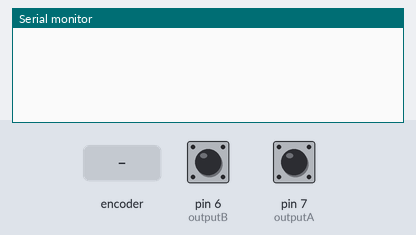
Recording of a sketch running on a simulated Arduino Uno, built with avr-gcc and run on an emulated ATmega328P. Shown: the last lines printed to the serial monitor. The inputs (shaded band) are chosen by the test bench; at power-on: pin 6 (outputB) HIGH, pin 7 (outputA) HIGH.

Above: at 1.2 s.
1.3 s: rotary encoder on pin 7 (outputA) / pin 6 (outputB) turned 1 step (first pin leading)
At 2.6 s:
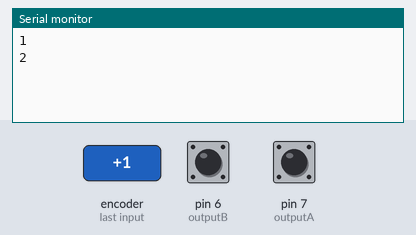
3.0 s: rotary encoder on pin 7 (outputA) / pin 6 (outputB) turned 1 step (first pin leading)
At 3.9 s:
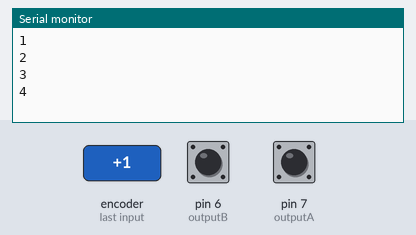
Timing chart, 0 to 6.0 s (numbered marks = the images above; inputs shaded):
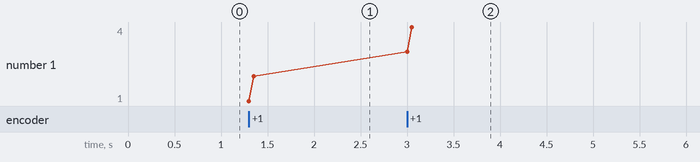

Measured:
- after the input at 1.3 s, the serial monitor: prints a new line at once (image 1)
- after the input at 3.0 s, the serial monitor: prints a new line at once (image 2)
- plotted number 1: 2 → 4 after the input at 3.0 s

The sketch:

Rotary_Encoder.ino
```cpp
#define outputA 7
#define outputB 6

int counter = 0;
int aState;
int aLastState;


void setup() {
  pinMode(outputA, INPUT);
  pinMode(outputB, INPUT);

  Serial.begin(9600);

  aLastState = digitalRead(outputA);
}

void loop() {
  aState = digitalRead(outputA);
  if(aState != aLastState){
    if(digitalRead(outputB) != aState){
      counter++;
    } else{
      counter--;
    }
    Serial.print(counter);
    Serial.print("\n");
  }
  aLastState = aState;
}
```
